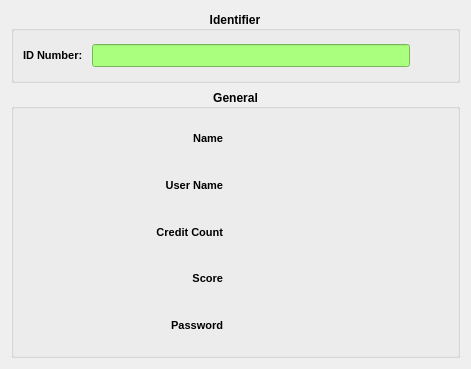
<?xml version="1.0" encoding="UTF-8"?>
<ui version="4.0">
 <class>StudentView</class>
 <widget class="QWidget" name="StudentView">
  <property name="geometry">
   <rect>
    <x>0</x>
    <y>0</y>
    <width>471</width>
    <height>369</height>
   </rect>
  </property>
  <property name="windowTitle">
   <string>Form</string>
  </property>
  <layout class="QVBoxLayout" name="verticalLayout">
   <item>
    <widget class="QGroupBox" name="idGroup">
     <property name="font">
      <font>
       <bold>true</bold>
      </font>
     </property>
     <property name="title">
      <string>Identifier</string>
     </property>
     <property name="alignment">
      <set>Qt::AlignmentFlag::AlignCenter</set>
     </property>
     <layout class="QHBoxLayout" name="horizontalLayout">
      <item>
       <widget class="QLabel" name="idLabel">
        <property name="font">
         <font>
          <pointsize>8</pointsize>
          <bold>true</bold>
         </font>
        </property>
        <property name="text">
         <string>ID Number: </string>
        </property>
        <property name="buddy">
         <cstring>idView</cstring>
        </property>
       </widget>
      </item>
      <item>
       <widget class="QLineEdit" name="idView">
        <property name="font">
         <font>
          <family>Consolas</family>
          <pointsize>10</pointsize>
          <bold>false</bold>
         </font>
        </property>
        <property name="styleSheet">
         <string notr="true">background-color: rgb(170, 255, 127);</string>
        </property>
        <property name="text">
         <string/>
        </property>
        <property name="readOnly">
         <bool>true</bool>
        </property>
       </widget>
      </item>
      <item>
       <widget class="QToolButton" name="copyButton">
        <property name="toolTip">
         <string>Copy</string>
        </property>
        <property name="text">
         <string/>
        </property>
        <property name="icon">
         <iconset resource="../../../resources/main.qrc">
          <normaloff>:/root/dialogs/copy.png</normaloff>:/root/dialogs/copy.png</iconset>
        </property>
        <property name="iconSize">
         <size>
          <width>24</width>
          <height>24</height>
         </size>
        </property>
        <property name="autoRaise">
         <bool>true</bool>
        </property>
       </widget>
      </item>
     </layout>
    </widget>
   </item>
   <item>
    <widget class="QGroupBox" name="generalGroup">
     <property name="sizePolicy">
      <sizepolicy hsizetype="MinimumExpanding" vsizetype="MinimumExpanding">
       <horstretch>0</horstretch>
       <verstretch>0</verstretch>
      </sizepolicy>
     </property>
     <property name="font">
      <font>
       <bold>true</bold>
      </font>
     </property>
     <property name="title">
      <string>General</string>
     </property>
     <property name="alignment">
      <set>Qt::AlignmentFlag::AlignCenter</set>
     </property>
     <layout class="QGridLayout" name="gridLayout">
      <item row="1" column="0">
       <widget class="QLabel" name="userNameTitle">
        <property name="font">
         <font>
          <pointsize>8</pointsize>
          <bold>true</bold>
         </font>
        </property>
        <property name="text">
         <string>User Name</string>
        </property>
        <property name="alignment">
         <set>Qt::AlignmentFlag::AlignRight|Qt::AlignmentFlag::AlignTrailing|Qt::AlignmentFlag::AlignVCenter</set>
        </property>
       </widget>
      </item>
      <item row="0" column="0">
       <widget class="QLabel" name="nameTitle">
        <property name="font">
         <font>
          <pointsize>8</pointsize>
          <bold>true</bold>
         </font>
        </property>
        <property name="text">
         <string>Name</string>
        </property>
        <property name="alignment">
         <set>Qt::AlignmentFlag::AlignRight|Qt::AlignmentFlag::AlignTrailing|Qt::AlignmentFlag::AlignVCenter</set>
        </property>
       </widget>
      </item>
      <item row="2" column="0">
       <widget class="QLabel" name="creditCountTitle">
        <property name="font">
         <font>
          <pointsize>8</pointsize>
          <bold>true</bold>
         </font>
        </property>
        <property name="text">
         <string>Credit Count</string>
        </property>
        <property name="alignment">
         <set>Qt::AlignmentFlag::AlignRight|Qt::AlignmentFlag::AlignTrailing|Qt::AlignmentFlag::AlignVCenter</set>
        </property>
       </widget>
      </item>
      <item row="0" column="1" colspan="3">
       <widget class="QLabel" name="nameLabel">
        <property name="font">
         <font>
          <bold>false</bold>
         </font>
        </property>
        <property name="text">
         <string/>
        </property>
       </widget>
      </item>
      <item row="4" column="0">
       <widget class="QLabel" name="passwordTitle">
        <property name="font">
         <font>
          <pointsize>8</pointsize>
          <bold>true</bold>
         </font>
        </property>
        <property name="text">
         <string>Password</string>
        </property>
        <property name="alignment">
         <set>Qt::AlignmentFlag::AlignRight|Qt::AlignmentFlag::AlignTrailing|Qt::AlignmentFlag::AlignVCenter</set>
        </property>
       </widget>
      </item>
      <item row="1" column="1" colspan="3">
       <widget class="QLabel" name="userNameLabel">
        <property name="font">
         <font>
          <bold>false</bold>
         </font>
        </property>
        <property name="text">
         <string/>
        </property>
       </widget>
      </item>
      <item row="2" column="1" colspan="3">
       <widget class="QLabel" name="creditCountLabel">
        <property name="font">
         <font>
          <bold>false</bold>
         </font>
        </property>
        <property name="text">
         <string/>
        </property>
       </widget>
      </item>
      <item row="4" column="1" colspan="3">
       <widget class="QLabel" name="passwordLabel">
        <property name="font">
         <font>
          <bold>false</bold>
         </font>
        </property>
        <property name="text">
         <string/>
        </property>
       </widget>
      </item>
      <item row="3" column="2">
       <widget class="QLabel" name="stateLabel">
        <property name="sizePolicy">
         <sizepolicy hsizetype="MinimumExpanding" vsizetype="Preferred">
          <horstretch>0</horstretch>
          <verstretch>0</verstretch>
         </sizepolicy>
        </property>
        <property name="font">
         <font>
          <bold>false</bold>
         </font>
        </property>
        <property name="text">
         <string/>
        </property>
       </widget>
      </item>
      <item row="3" column="0">
       <widget class="QLabel" name="scoreTitle">
        <property name="sizePolicy">
         <sizepolicy hsizetype="MinimumExpanding" vsizetype="Preferred">
          <horstretch>0</horstretch>
          <verstretch>0</verstretch>
         </sizepolicy>
        </property>
        <property name="font">
         <font>
          <pointsize>8</pointsize>
          <bold>true</bold>
         </font>
        </property>
        <property name="text">
         <string>Score</string>
        </property>
        <property name="alignment">
         <set>Qt::AlignmentFlag::AlignRight|Qt::AlignmentFlag::AlignTrailing|Qt::AlignmentFlag::AlignVCenter</set>
        </property>
       </widget>
      </item>
      <item row="3" column="1">
       <widget class="QLabel" name="scoreLabel">
        <property name="font">
         <font>
          <bold>false</bold>
         </font>
        </property>
        <property name="text">
         <string/>
        </property>
        <property name="alignment">
         <set>Qt::AlignmentFlag::AlignRight|Qt::AlignmentFlag::AlignTrailing|Qt::AlignmentFlag::AlignVCenter</set>
        </property>
       </widget>
      </item>
     </layout>
    </widget>
   </item>
  </layout>
 </widget>
 <resources>
  <include location="../../../resources/main.qrc"/>
 </resources>
 <connections/>
</ui>
